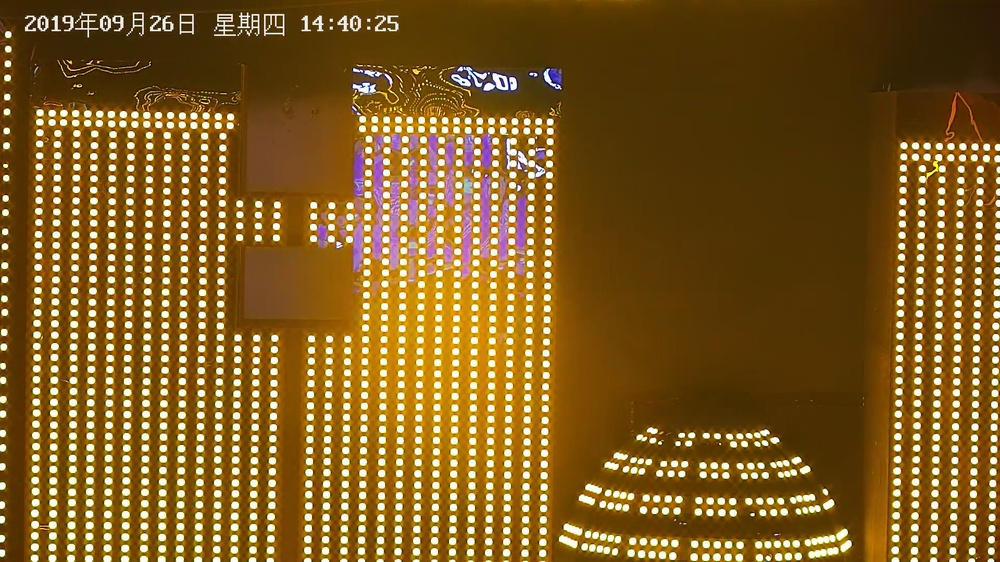
#> input picture data/EXC_point1_1374179.jpg, 1000 x 562 px, shrunk from 1920 x 1080 before the run, found by its file name
$ python tophat.py
#> lines starting #> are read from the running program, lines starting #| are printed output that depends on the picture; after the words box and inside, x2 and y2 are one past the last pixel; in counts of white or black regions, pixels touching at a corner belong together
#!/usr/bin/env python
# -*- coding:utf-8 -*-
"""
Created on 2019/10/14 16:28 2019

@author : json
"""
import cv2

img = cv2.imread('../img/EXC_point1_1374179.jpg')
#> img is the input picture: shape (562, 1000, 3); mean B, G, R 34.7, 92.9, 128.2
gray = cv2.cvtColor(img, cv2.COLOR_BGR2GRAY)
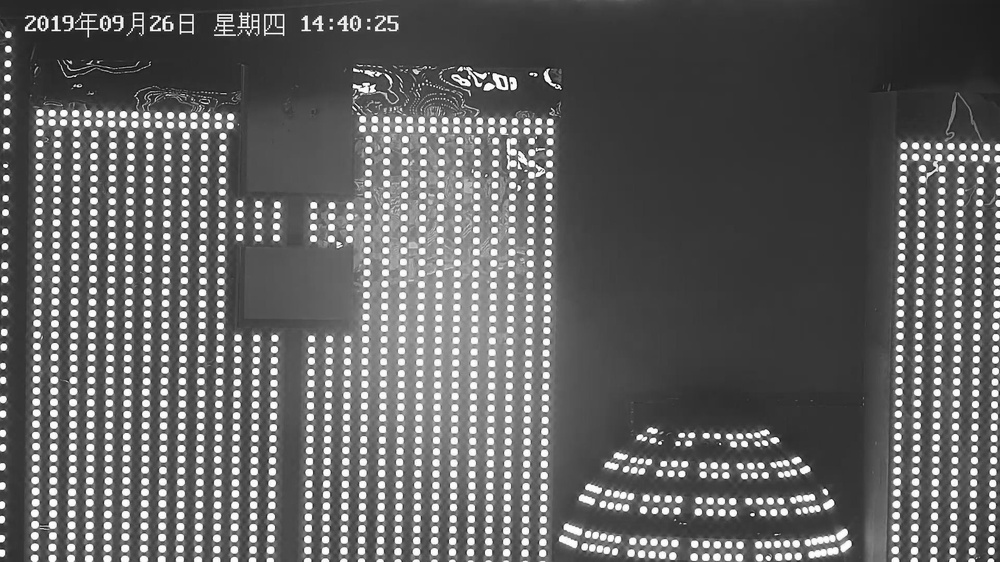
#> gray: shape (562, 1000); min 5, max 255, mean 96.9
ret, thres_img = cv2.threshold(gray, 100, 255, cv2.THRESH_BINARY)
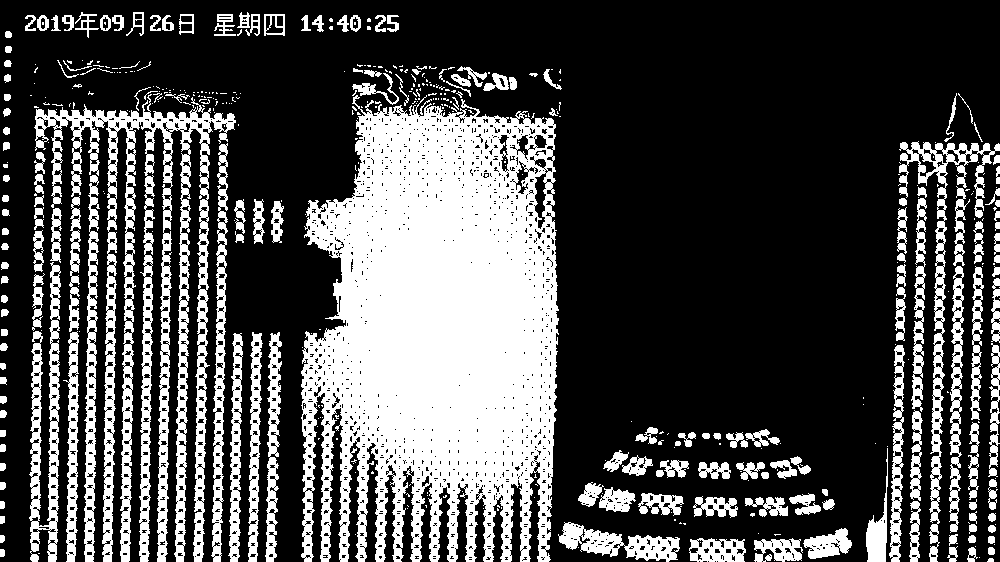
#> thres_img: shape (562, 1000); 30.1% white; 464 white regions (293 under 20 px), largest, box (x1, y1, x2, y2) and area: (301, 95, 559, 562) 89060, (34, 94, 236, 562) 23551, (899, 141, 1000, 562) 4888


kernel = cv2.getStructuringElement(cv2.MORPH_RECT,(3,3))
open_img = cv2.morphologyEx(thres_img, cv2.MORPH_OPEN, kernel)
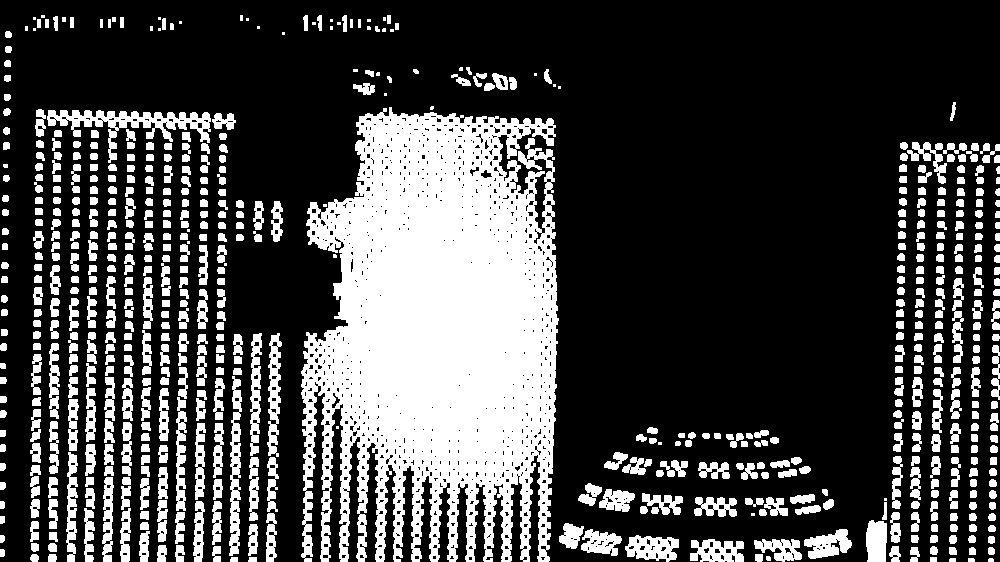
#> open_img: shape (562, 1000); 27.3% white; 603 white regions (39 under 20 px), largest, box (x1, y1, x2, y2) and area: (301, 107, 559, 562) 86547, (47, 110, 211, 163) 2534, (229, 376, 242, 556) 1352
close_img = cv2.morphologyEx(thres_img, cv2.MORPH_CLOSE, kernel)
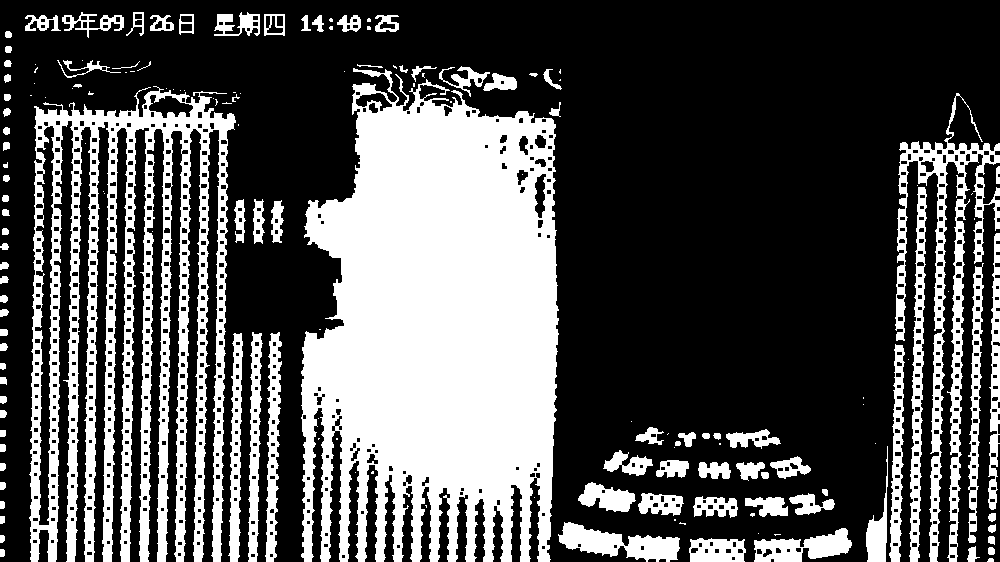
#> close_img: shape (562, 1000); 32.5% white; 159 white regions (61 under 20 px), largest, box (x1, y1, x2, y2) and area: (301, 68, 559, 562) 95434, (29, 86, 236, 562) 41959, (895, 93, 1000, 562) 10127
tophat_img = cv2.morphologyEx(thres_img, cv2.MORPH_TOPHAT, kernel)
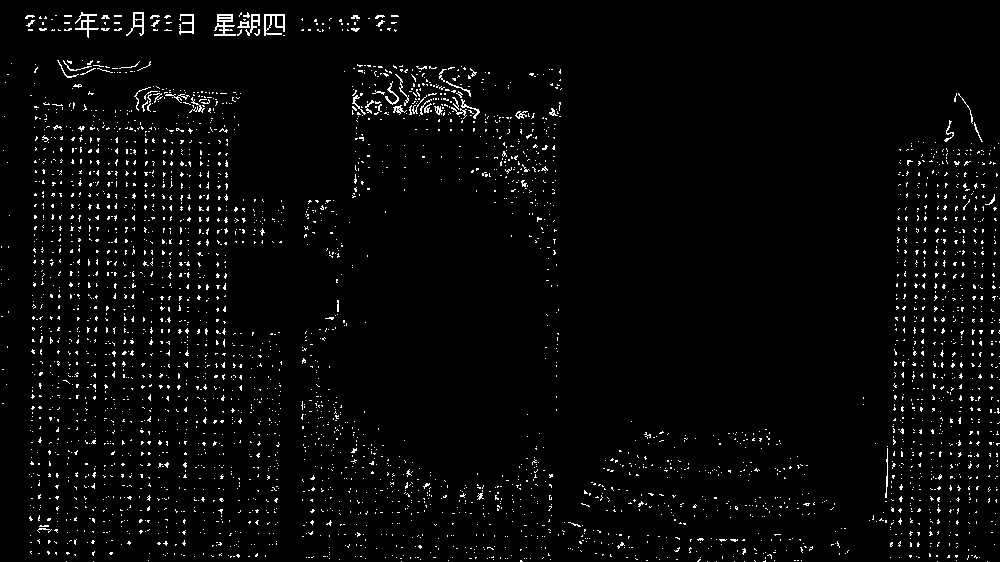
#> tophat_img: shape (562, 1000); 2.9% white in thin lines or dots
blackhat_img = cv2.morphologyEx(thres_img, cv2.MORPH_BLACKHAT, kernel)
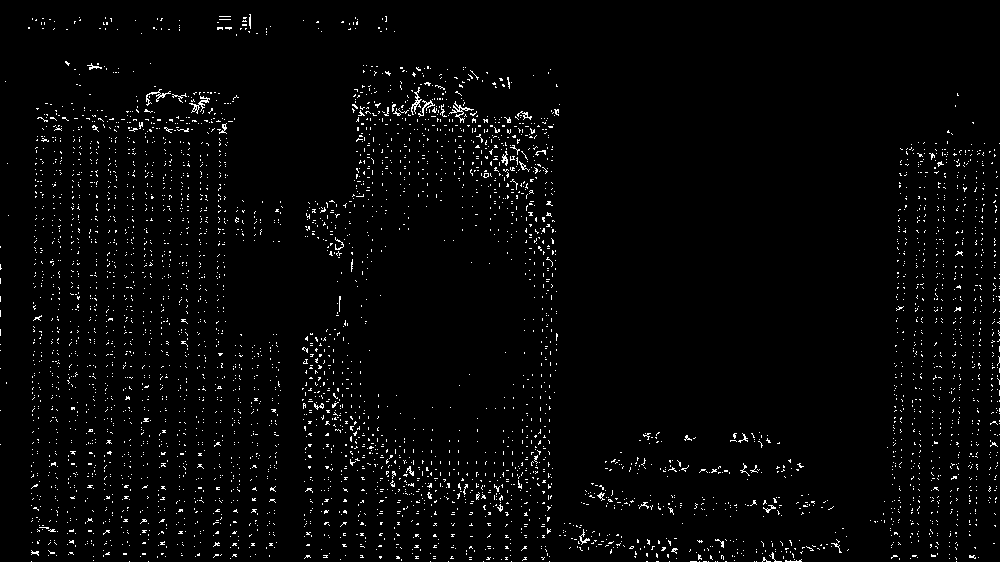
#> blackhat_img: shape (562, 1000); 2.4% white in thin lines or dots

bitwiseXor_gray = cv2.absdiff(gray,tophat_img)
blackXor = cv2.bitwise_xor(gray, blackhat_img)
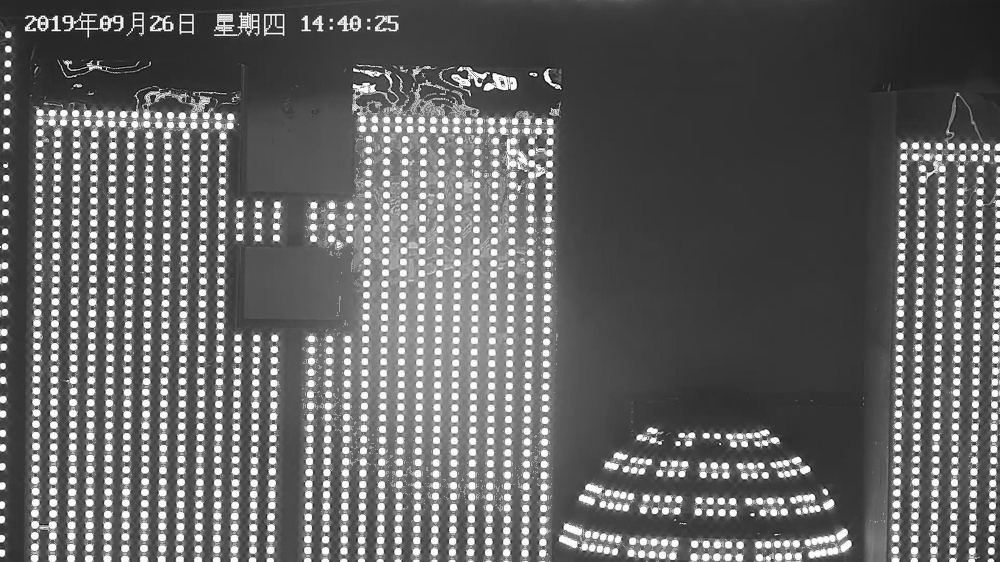
#> blackXor: shape (562, 1000); min 5, max 255, mean 98.8

cv2.imshow('oriImg', img)
cv2.imshow('open', open_img)
cv2.imshow('close', close_img)
# [4 lines of commented-out code are left out]

cv2.waitKey(0)

$ run again, with data/EXC_point1_103521.jpg copied over data/EXC_point1_1374179.jpg
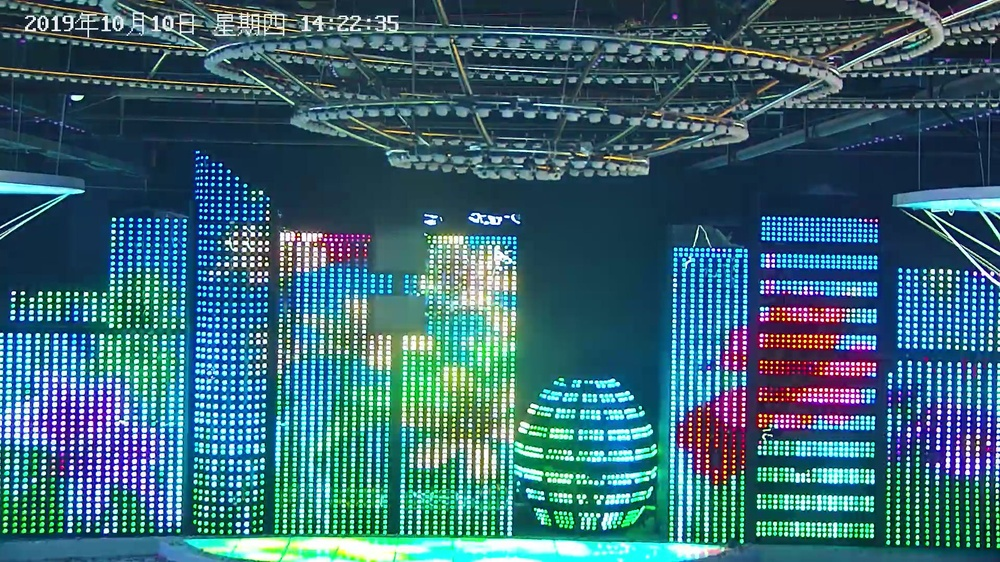
#> input picture data/EXC_point1_103521.jpg, 1000 x 562 px, shrunk from 1920 x 1080 before the run, found by its file name
#> img is the input picture: shape (562, 1000, 3); mean B, G, R 115.8, 102.7, 58.5
#> `ret, thres_img = cv2.threshold(gray, 100, 255, cv2.THRESH_BINARY)`:
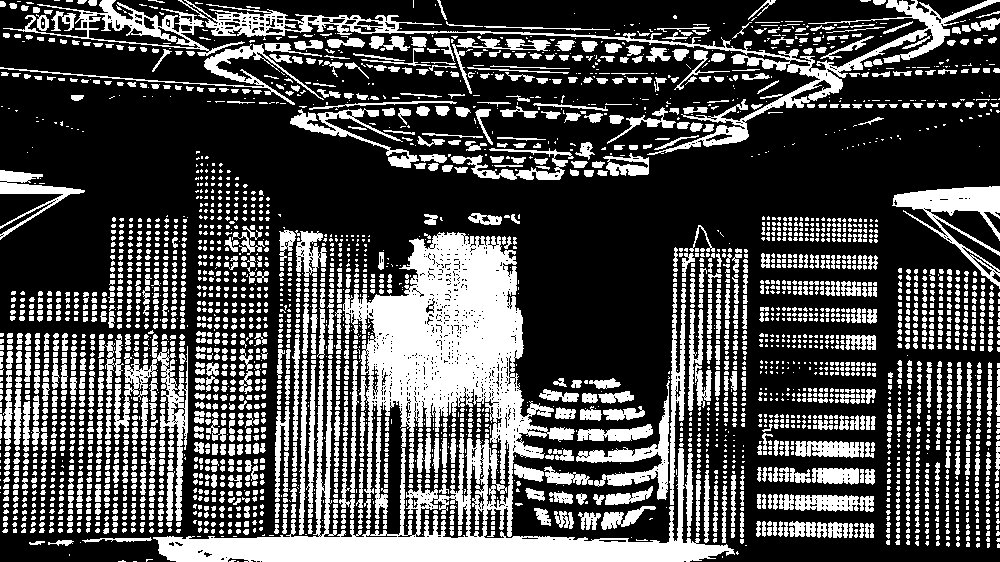
#> thres_img: shape (562, 1000); 30.3% white; 3454 white regions (2206 under 20 px), largest, box (x1, y1, x2, y2) and area: (153, 232, 735, 562) 45177, (178, 0, 1000, 155) 9237, (892, 186, 1000, 289) 3262
#> open_img: shape (562, 1000); 25.6% white; 3733 white regions (2427 under 20 px), largest, box (x1, y1, x2, y2) and area: (367, 233, 547, 474) 21389, (156, 448, 734, 562) 13652, (894, 186, 1000, 239) 2342
#> close_img: shape (562, 1000); 36.2% white; 562 white regions (283 under 20 px), largest, box (x1, y1, x2, y2) and area: (82, 225, 748, 562) 83221, (0, 0, 1000, 176) 26131, (86, 330, 188, 534) 12070
#> tophat_img: shape (562, 1000); 4.7% white in thin lines or dots
#> blackhat_img: shape (562, 1000); 5.9% white in thin lines or dots
#> `blackXor = cv2.bitwise_xor(gray, blackhat_img)`:
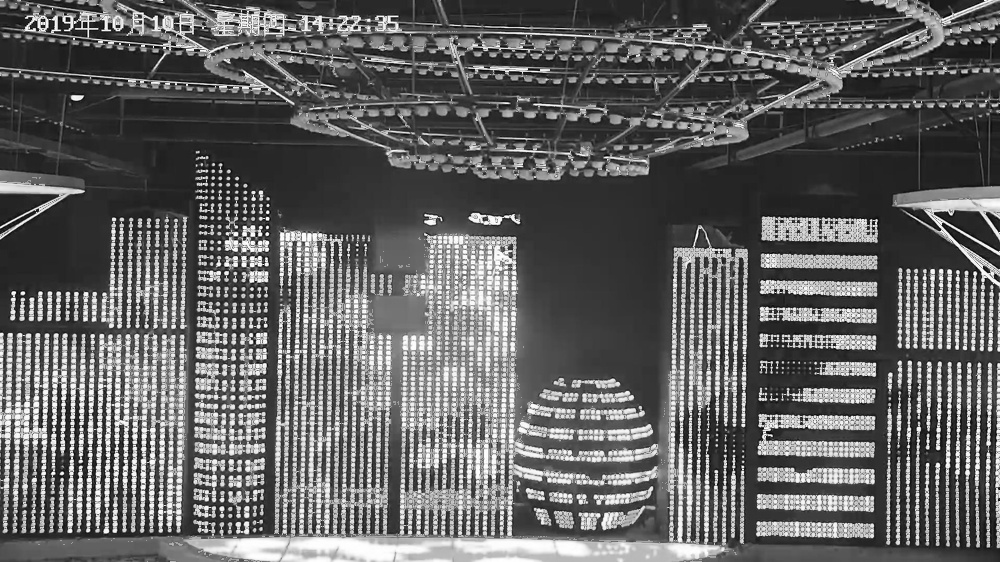
#> blackXor: shape (562, 1000); min 1, max 255, mean 98
